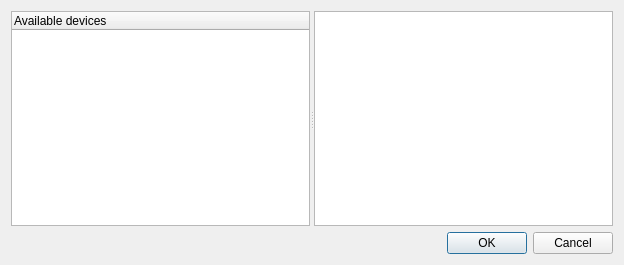
<?xml version="1.0" encoding="UTF-8"?>
<ui version="4.0">
 <class>oclPicker</class>
 <widget class="QDialog" name="oclPicker">
  <property name="geometry">
   <rect>
    <x>0</x>
    <y>0</y>
    <width>624</width>
    <height>265</height>
   </rect>
  </property>
  <property name="windowTitle">
   <string>Pick an OpenCL device</string>
  </property>
  <layout class="QVBoxLayout" name="verticalLayout" stretch="1,0">
   <item>
    <widget class="QSplitter" name="splitter">
     <property name="orientation">
      <enum>Qt::Horizontal</enum>
     </property>
     <widget class="QTreeWidget" name="treeWidget">
      <column>
       <property name="text">
        <string>Available devices</string>
       </property>
      </column>
     </widget>
     <widget class="QTextEdit" name="textEdit">
      <property name="documentTitle">
       <string>Device properties</string>
      </property>
      <property name="readOnly">
       <bool>true</bool>
      </property>
     </widget>
    </widget>
   </item>
   <item>
    <widget class="QDialogButtonBox" name="buttonBox">
     <property name="standardButtons">
      <set>QDialogButtonBox::Cancel|QDialogButtonBox::Ok</set>
     </property>
    </widget>
   </item>
  </layout>
 </widget>
 <resources/>
 <connections/>
</ui>
